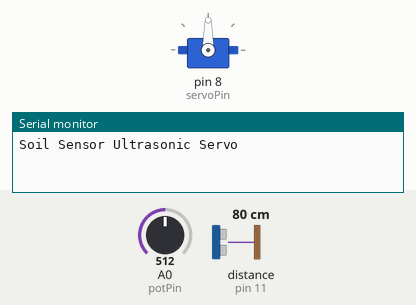
The sketch below on a simulated Arduino Uno, built with avr-gcc and run on an emulated ATmega328P. Parts: servo, the last lines printed to the serial monitor. Wiring (inferred from the names in the program): ultrasonic range finder: trigger pin 12; echo pin 11. The test bench sets the inputs (shaded band); at power-on: distance to the obstacle (sensor on pin 11) 80 cm, A0 (potPin) = 512. The echo pulse lasts 58.3 µs per cm.

Above: at 1.2 s.
1.3 s: distance to the obstacle (sensor on pin 11) set to 18 cm
4.3 s: distance to the obstacle (sensor on pin 11) set to 14 cm
At 7.8 s:
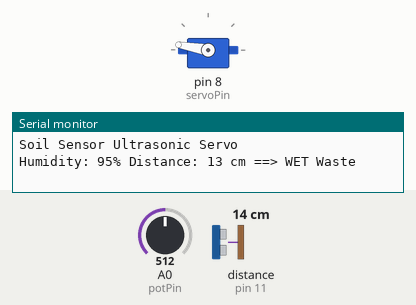
Timing chart, 0 to 15.1 s (numbered marks = the images above; inputs shaded):
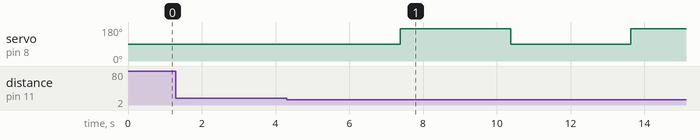

The sketch:

smartbin.ino
```cpp
#include <Servo.h>

Servo servo1;

// ---------------- PIN DEFINITIONS ----------------
const int trigPin = 12;
const int echoPin = 11;

int potPin = A0;

const int servoPin = 8;

// ---------------- VARIABLES ----------------
long duration;
int distance = 0;

int soil = 0;
int fsoil = 0;

int maxDryValue = 1;
int Ultra_Distance = 15;

// ---------------- SETUP ----------------
void setup()
{
  Serial.begin(9600);

  pinMode(trigPin, OUTPUT);
  pinMode(echoPin, INPUT);

  servo1.attach(servoPin);

  servo1.write(90);

  Serial.println("Soil Sensor Ultrasonic Servo");
}

// ---------------- MAIN LOOP ----------------
void loop()
{
  soil = 0;
  distance = 0;

  // -------- DISTANCE MEASUREMENT --------
  for (int i = 0; i < 2; i++)
  {
    digitalWrite(trigPin, LOW);
    delayMicroseconds(7);

    digitalWrite(trigPin, HIGH);
    delayMicroseconds(10);

    digitalWrite(trigPin, LOW);
    delayMicroseconds(10);

    duration = pulseIn(echoPin, HIGH);

    distance = duration * 0.034 / 2 + distance;

    delay(10);
  }

  distance = distance / 2;

  // -------- OBJECT DETECTION --------
  if (distance < Ultra_Distance && distance > 1)
  {
    delay(1000);

    // -------- MOISTURE MEASUREMENT --------
    for (int i = 0; i < 3; i++)
    {
      soil = analogRead(potPin);

      soil = constrain(soil, 485, 1023);

      fsoil = map(soil, 485, 1023, 100, 0) + fsoil;

      delay(75);
    }

    fsoil = fsoil / 3;

    // -------- DISPLAY VALUES --------
    Serial.print("Humidity: ");
    Serial.print(fsoil);

    Serial.print("% Distance: ");
    Serial.print(distance);
    Serial.print(" cm");

    // -------- WASTE CLASSIFICATION --------
    if (fsoil > maxDryValue)
    {
      delay(1000);

      Serial.println(" ==> WET Waste");

      servo1.write(170);

      delay(3000);
    }
    else
    {
      delay(1000);

      Serial.println(" ==> Dry Waste");

      servo1.write(10);

      delay(3000);
    }

    // -------- RETURN SERVO TO CENTER --------
    servo1.write(90);
  }

  // -------- RESET --------
  distance = 0;
  fsoil = 0;

  delay(1000);
}
```

Measured:
- the behaviour switches between 16 and 15 cm on distance to the obstacle (sensor on pin 11) (found by bisection; images 0 and 1)
- after the input at 1.3 s, every drawn part: stays the same
- after the input at 4.3 s, servo on pin 8 (servoPin): 90° → 170° after 3.1 s, → 90° 3.0 s later, → 170° 3.2 s later
